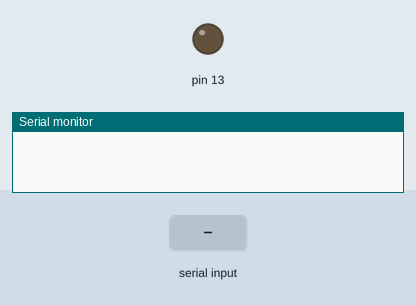
This sketch was run on a simulated Arduino Uno, built with avr-gcc and run on an emulated ATmega328P. Shown: output pins drawn as LEDs (lit = HIGH), the last lines printed to the serial monitor. The test bench sets the inputs (shaded band).

Above: at 1.2 s.
1.3 s: "A" received over Serial
At 2.1 s:
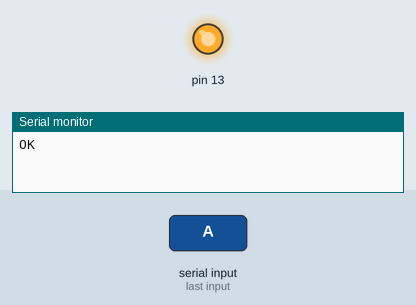
Timing chart, 0 to 4.3 s (numbered marks = the images above; inputs shaded):
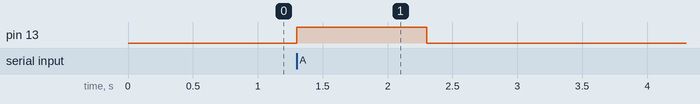

The sketch:

TestSerial.ino
```cpp
// Arduino code to react to a letter
void setup() {
    // Initialize the serial communication.
    Serial.begin(9600);

    // Define a pin as an output.
    pinMode(13, OUTPUT);
}

void loop() {
    // Check whether data is available.
    if (Serial.available()) {
        // Read the byte received.
        char c = Serial.read();

        // React differently depending on the byte.
        switch (c) {
            case 'A':
                // Switch on the LED.
                digitalWrite(13, HIGH);

                // Send back a confirmation.
                Serial.write("OK");

                // Wait a second.
                delay(1000);

                // Switch the LED off.
                digitalWrite(13, LOW);
            break;

            // Add more cases here if you wish.
        }
    }
}
```

Measured:
- after the input at 1.3 s, pin 13: LOW → HIGH at once, → LOW 1.0 s later
